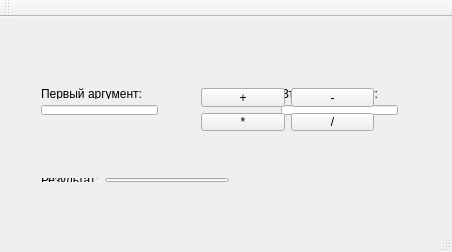
<?xml version="1.0" encoding="UTF-8"?>
<ui version="4.0">
 <class>CalcView</class>
 <widget class="QMainWindow" name="CalcView">
  <property name="geometry">
   <rect>
    <x>0</x>
    <y>0</y>
    <width>452</width>
    <height>252</height>
   </rect>
  </property>
  <property name="windowTitle">
   <string>CalcView</string>
  </property>
  <widget class="QWidget" name="centralWidget">
   <widget class="QWidget" name="layoutWidget">
    <property name="geometry">
     <rect>
      <x>270</x>
      <y>60</y>
      <width>139</width>
      <height>49</height>
     </rect>
    </property>
    <layout class="QVBoxLayout" name="verticalLayout">
     <item>
      <widget class="QLabel" name="lblSecondArg">
       <property name="text">
        <string>Второй аргумент:</string>
       </property>
       <property name="buddy">
        <cstring>lineESecondArg</cstring>
       </property>
      </widget>
     </item>
     <item>
      <widget class="QLineEdit" name="lineESecondArg"/>
     </item>
    </layout>
   </widget>
   <widget class="QWidget" name="layoutWidget">
    <property name="geometry">
     <rect>
      <x>30</x>
      <y>60</y>
      <width>139</width>
      <height>49</height>
     </rect>
    </property>
    <layout class="QVBoxLayout" name="verticalLayout_2">
     <item>
      <widget class="QLabel" name="lblFirstArg">
       <property name="text">
        <string>Первый аргумент:</string>
       </property>
       <property name="buddy">
        <cstring>lineEFirstArg</cstring>
       </property>
      </widget>
     </item>
     <item>
      <widget class="QLineEdit" name="lineEFirstArg"/>
     </item>
    </layout>
   </widget>
   <widget class="QWidget" name="layoutWidget">
    <property name="geometry">
     <rect>
      <x>190</x>
      <y>60</y>
      <width>195</width>
      <height>65</height>
     </rect>
    </property>
    <layout class="QGridLayout" name="gridLayout">
     <item row="0" column="0">
      <widget class="QPushButton" name="pushBtnPlus">
       <property name="text">
        <string>+</string>
       </property>
      </widget>
     </item>
     <item row="0" column="1">
      <widget class="QPushButton" name="pushBtnMinus">
       <property name="text">
        <string>-</string>
       </property>
      </widget>
     </item>
     <item row="1" column="0">
      <widget class="QPushButton" name="pushBtnMultiply">
       <property name="text">
        <string>*</string>
       </property>
      </widget>
     </item>
     <item row="1" column="1">
      <widget class="QPushButton" name="pushBtnDivide">
       <property name="text">
        <string>/</string>
       </property>
      </widget>
     </item>
    </layout>
   </widget>
   <widget class="QWidget" name="layoutWidget">
    <property name="geometry">
     <rect>
      <x>30</x>
      <y>150</y>
      <width>210</width>
      <height>26</height>
     </rect>
    </property>
    <layout class="QHBoxLayout" name="horizontalLayout">
     <item>
      <widget class="QLabel" name="lblResult">
       <property name="text">
        <string>Результат:</string>
       </property>
       <property name="buddy">
        <cstring>lineEResult</cstring>
       </property>
      </widget>
     </item>
     <item>
      <widget class="QLineEdit" name="lineEResult"/>
     </item>
    </layout>
   </widget>
  </widget>
  <widget class="QMenuBar" name="menuBar">
   <property name="geometry">
    <rect>
     <x>0</x>
     <y>0</y>
     <width>452</width>
     <height>26</height>
    </rect>
   </property>
  </widget>
  <widget class="QToolBar" name="mainToolBar">
   <attribute name="toolBarArea">
    <enum>TopToolBarArea</enum>
   </attribute>
   <attribute name="toolBarBreak">
    <bool>false</bool>
   </attribute>
  </widget>
  <widget class="QStatusBar" name="statusBar"/>
 </widget>
 <layoutdefault spacing="6" margin="11"/>
 <resources/>
 <connections/>
</ui>
